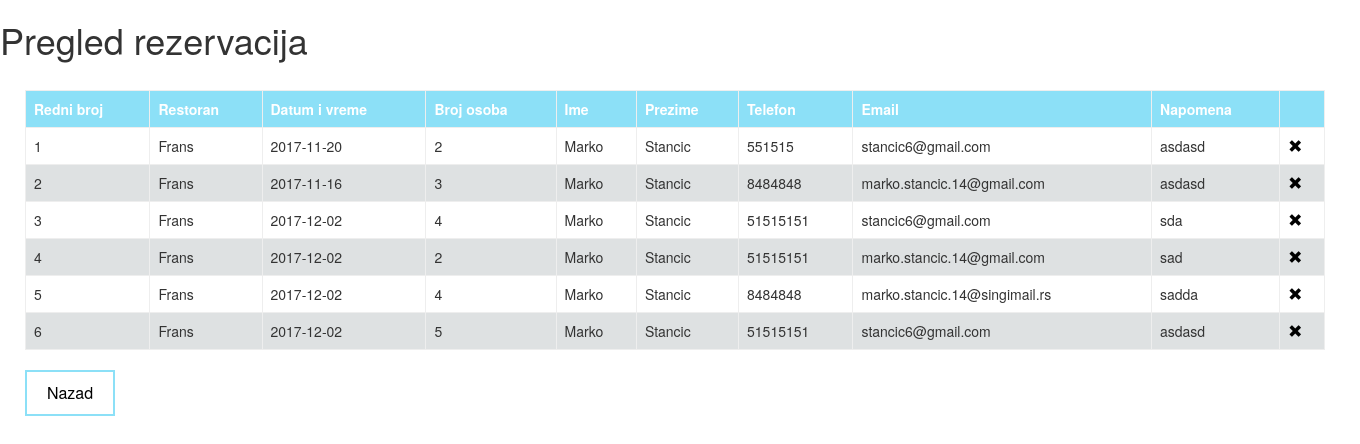
The app's page /parts/info.php?restoran_id=9 (signed in) with its own data.
### tables this page shows
CREATE TABLE `rezervacija` (
  `id` int(11) NOT NULL,
  `restoran_id` int(11) NOT NULL,
  `rezervacija_ime` text NOT NULL,
  `rezervacija_prezime` text NOT NULL,
  `rezervacija_tel` int(11) NOT NULL,
  `rezervacija_email` text NOT NULL,
  `broj_osoba` int(11) NOT NULL,
  `napomena` text NOT NULL,
  `datum` date NOT NULL
);

CREATE TABLE `restoran` (
  `id` int(11) NOT NULL,
  `restoran_ime` varchar(20) NOT NULL,
  `restoran_adresa` varchar(50) NOT NULL,
  `restoran_region` varchar(20) NOT NULL,
  `restoran_tel` varchar(11) NOT NULL,
  `ukupan_broj_gostiju` int(11) NOT NULL,
  `putanja` text NOT NULL,
  `slika` text NOT NULL
);

### parts/baza/DB.php (called while the page is built, shortened)
<?php
class DB {
	protected $config;
	protected $pdo = null;
	public function __construct() {
        $db_config = parse_ini_file(__DIR__ . '/baza.ini', true);
		$this->config = !empty($db_config) ? $db_config : array();
	}
	public function get($new = false) {
		if (!empty($this->pdo) && !$new) {
			return $this->pdo;
		}
		try {
			$this->pdo = new \PDO(
				sprintf('mysql:dbname=%s',
					$this->config['name']
				),
				$this->config['username'],
				$this->config['password'],
				array(
					\PDO::ATTR_PERSISTENT => false,
					\PDO::MYSQL_ATTR_INIT_COMMAND => self::MYSQL_SET_NAMES_VALUE,
					\PDO::ATTR_ERRMODE => \PDO::ERRMODE_EXCEPTION,
				)
			);
		} catch (\PDOException $e) {
			var_dump($e->getMessage());die;
		} catch (\Exception $e) {
            var_dump($e->getMessage());
			$this->pdo = null;
			die;
		}
		return $this->pdo;
	}
	public function query($sql) {
		if ($this->get()) {
			try {
				$result = $this->pdo->query($sql);
				return $result;
			} catch (\PDOException $e) {
			} catch (\Exception $e) {
			}
		} else {
            throw new \Exception('Not connected to database');
		}
		return null;
	}
	public function fetch($sql) {
		$result = $this->query($sql);
		return empty($result) ? null : $result->fetch(\PDO::FETCH_ASSOC);
	}
	public function fetchAll($sql, $safe = true) {
		$result = $this->query($sql);
		return empty($result) ? ($safe ? array() : null) : $result->fetchAll(\PDO::FETCH_ASSOC);
	}
}

### parts/info.php (the view, shortened to what this page needs)
<?php
if ($_SESSION['id'] == 0) {
    loginScreen();
} else {
?>
<!DOCTYPE html>
<html>
<head>
	    <?php
        require_once __DIR__ . '/header.php';
    ?>
        <link rel="stylesheet" type="text/css" href="../css/ispit.css">
</head>
<body>
<div class="restoran">
    <h1>Pregled rezervacija</h1>
    <br>
    <div>
        <table border="1">
            <thead>
            <tr>
                <th>Redni broj</th>
                <th>Restoran</th>
                <th>Datum i vreme</th>
                <th>Broj osoba</th>
                <th>Ime</th>
                <th>Prezime</th>
                <th>Telefon</th>
                <th>Email</th>
                <th>Napomena</th>
                <th></th>
            </tr>
            </thead>
            <?php
            require_once __DIR__ . '/baza/DB.php';
            $db = new \Baza\DB();
            $restoran_id = isset($_GET['restoran_id']) ? intval($_GET['restoran_id']) : null;
            $restoran = $db->fetch("SELECT * FROM restoran WHERE id = {$restoran_id};");
            $rezervacije = $db->fetchAll("SELECT * FROM rezervacija WHERE restoran_id = {$restoran_id};");
            $i=1;
            foreach ($rezervacije as $rez)
            {
                echo "<tr>\n";
                echo " <td>$i</td>\n";
                echo " <td>{$restoran['restoran_ime']}</td>\n";
                echo " <td>{$rez['datum']}</td>\n";
                echo " <td>{$rez['broj_osoba']}</td>\n";
                echo " <td>{$rez['rezervacija_ime']}</td>\n";
                echo " <td>{$rez['rezervacija_prezime']}</td>\n";
                echo " <td>{$rez['rezervacija_tel']}</td>\n";
                echo " <td>{$rez['rezervacija_email']}</td>\n";
                echo " <td>{$rez['napomena']}</td>\n";
                echo " <td><a href='db-ukloni-rezervaciju.php?id={$rez['id']}' id='dugme' onclick='if(!confirm(\"Da li ste sigurni?\"))return false;'><span class='glyphicon glyphicon-remove' aria-hidden='true'></span></a></td>\n";
                echo "</tr>\n";
                $i++;
            }
            ?>
        </table>
    </div>
    <br>
    <a href="pregled-rezervacija.php" id="dugme1">Nazad</a>
</div>
<br>
<?php
}
?>
</body>
</html>

### css/style.css (style rules this page uses)
a { text-decoration: none; list-style: none; }

### css/ispit.css (style rules this page uses)
* { margin: 0 auto; top: 70%; }
body { width: 1350px; }
#dugme1 { background-color: white; color: black; border: 2px solid #8ce0f7; padding: 10px 20px; text-align: center; text-decoration: none; display: inline-block; font-size: 16px; margin-left: 25px; }
table { width: 1300px; border-collapse: collapse; border: 1px; }
th, td { text-align: left; padding: 8px; }
tr:nth-child(even) { background-color: #dee1e2 }
th { background-color: #8ce0f7; color: white; }
#dugme { text-decoration: none; list-style: none; color: #000; }

### records on screen
rezervacija: restoran.restoran_ime "Frans", datum "2017-11-20", broj_osoba "2", rezervacija_ime "Marko", rezervacija_prezime "Stancic", rezervacija_tel "551515", rezervacija_email "stancic6@gmail.com", napomena "asdasd"
rezervacija: restoran.restoran_ime "Frans", datum "2017-11-16", broj_osoba "3", rezervacija_ime "Marko", rezervacija_prezime "Stancic", rezervacija_tel "8484848", rezervacija_email "marko.stancic.14@gmail.com", napomena "asdasd"
rezervacija: restoran.restoran_ime "Frans", datum "2017-12-02", broj_osoba "4", rezervacija_ime "Marko", rezervacija_prezime "Stancic", rezervacija_tel "51515151", rezervacija_email "stancic6@gmail.com", napomena "sda"
rezervacija: restoran.restoran_ime "Frans", datum "2017-12-02", broj_osoba "2", rezervacija_ime "Marko", rezervacija_prezime "Stancic", rezervacija_tel "51515151", rezervacija_email "marko.stancic.14@gmail.com", napomena "sad"
rezervacija: restoran.restoran_ime "Frans", datum "2017-12-02", broj_osoba "4", rezervacija_ime "Marko", rezervacija_prezime "Stancic", rezervacija_tel "8484848", rezervacija_email "marko.stancic.14@singimail.rs", napomena "sadda"
rezervacija: restoran.restoran_ime "Frans", datum "2017-12-02", broj_osoba "5", rezervacija_ime "Marko", rezervacija_prezime "Stancic", rezervacija_tel "51515151", rezervacija_email "stancic6@gmail.com", napomena "asdasd"
